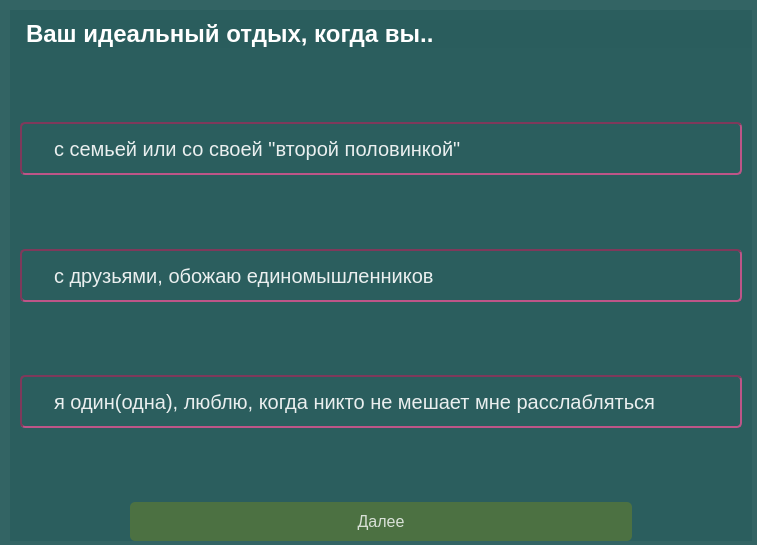
<?xml version="1.0" encoding="UTF-8"?>
<ui version="4.0">
 <class>Step_1_of_10</class>
 <widget class="QWidget" name="Step_1_of_10">
  <property name="geometry">
   <rect>
    <x>0</x>
    <y>0</y>
    <width>757</width>
    <height>545</height>
   </rect>
  </property>
  <property name="windowTitle">
   <string>Form</string>
  </property>
  <property name="styleSheet">
   <string notr="true">background-color: rgba(41, 92, 92, 200)</string>
  </property>
  <widget class="QWidget" name="gridLayoutWidget">
   <property name="geometry">
    <rect>
     <x>10</x>
     <y>10</y>
     <width>742</width>
     <height>531</height>
    </rect>
   </property>
   <layout class="QGridLayout" name="gridLayout">
    <item row="6" column="0">
     <widget class="QRadioButton" name="autmn_spirng">
      <property name="styleSheet">
       <string notr="true">QRadioButton {
background-color: rgba(0,0, 0, 0);
border: 2px solid rgba(127, 57, 91, 255);
border-style: inset;
border-radius: 5px;
padding: 12px;
font-size: 15pt;
color: rgba(255, 255, 255, 230);
margin-left: 10px;
margin-right: 10px;
}

QRadioButton:hover {
background-color: qconicalgradient(cx:0.431909, cy:1, angle:270.1, stop:0 rgba(0, 0, 0, 255), stop:0.39548 rgba(191, 112, 151, 100));
}</string>
      </property>
      <property name="text">
       <string>я один(одна), люблю, когда никто не мешает мне расслабляться</string>
      </property>
     </widget>
    </item>
    <item row="0" column="0">
     <widget class="QLabel" name="label">
      <property name="styleSheet">
       <string notr="true">QLabel {
font-family: 'Arial' 'Optima';
font: bold;
font-size: 18pt;
color: rgba(255, 255, 255, 255);
margin-left: 10px;
margin-top: 10 px;
}</string>
      </property>
      <property name="text">
       <string>Ваш идеальный отдых, когда вы..</string>
      </property>
     </widget>
    </item>
    <item row="4" column="0">
     <widget class="QRadioButton" name="winter">
      <property name="styleSheet">
       <string notr="true">QRadioButton {
background-color: rgba(0,0, 0, 0);
border: 2px solid rgba(127, 57, 91, 255);
border-style: inset;
border-radius: 5px;
padding: 12px;
font-size: 15pt;
color: rgba(255, 255, 255, 230);
margin-left: 10px;
margin-right: 10px;
}

QRadioButton:hover {
background-color: qconicalgradient(cx:0.431909, cy:1, angle:270.1, stop:0 rgba(0, 0, 0, 255), stop:0.39548 rgba(191, 112, 151, 100));
}</string>
      </property>
      <property name="text">
       <string>с друзьями, обожаю единомышленников</string>
      </property>
     </widget>
    </item>
    <item row="5" column="0">
     <spacer name="verticalSpacer_3">
      <property name="orientation">
       <enum>Qt::Vertical</enum>
      </property>
      <property name="sizeHint" stdset="0">
       <size>
        <width>20</width>
        <height>40</height>
       </size>
      </property>
     </spacer>
    </item>
    <item row="8" column="0">
     <widget class="QPushButton" name="pushButton">
      <property name="styleSheet">
       <string notr="true">QPushButton {
background-color: rgba(127, 143, 24, 100);
border-radius: 5px;
padding: 10px;
font-size: 12pt;
color: rgba(255, 255, 255, 200);
margin-left: 120px;
margin-right: 120px;
}
QPushButton:hover {
background-color: rgba(127, 143, 24, 200);
}</string>
      </property>
      <property name="text">
       <string>Далее</string>
      </property>
     </widget>
    </item>
    <item row="2" column="0">
     <widget class="QRadioButton" name="summer">
      <property name="styleSheet">
       <string notr="true">QRadioButton {
background-color: rgba(0,0, 0, 0);
border: 2px solid rgba(127, 57, 91, 255);
border-style: inset;
border-radius: 5px;
padding: 12px;
font-size: 15pt;
color: rgba(255, 255, 255, 230);
margin-left: 10px;
margin-right: 10px;
}

QRadioButton:hover {
background-color: qconicalgradient(cx:0.431909, cy:1, angle:270.1, stop:0 rgba(0, 0, 0, 255), stop:0.39548 rgba(191, 112, 151, 100));
}</string>
      </property>
      <property name="text">
       <string>с семьей или со своей &quot;второй половинкой&quot;</string>
      </property>
     </widget>
    </item>
    <item row="3" column="0">
     <spacer name="verticalSpacer_2">
      <property name="orientation">
       <enum>Qt::Vertical</enum>
      </property>
      <property name="sizeHint" stdset="0">
       <size>
        <width>20</width>
        <height>40</height>
       </size>
      </property>
     </spacer>
    </item>
    <item row="1" column="0">
     <spacer name="verticalSpacer">
      <property name="orientation">
       <enum>Qt::Vertical</enum>
      </property>
      <property name="sizeHint" stdset="0">
       <size>
        <width>20</width>
        <height>40</height>
       </size>
      </property>
     </spacer>
    </item>
    <item row="7" column="0">
     <spacer name="verticalSpacer_4">
      <property name="orientation">
       <enum>Qt::Vertical</enum>
      </property>
      <property name="sizeHint" stdset="0">
       <size>
        <width>20</width>
        <height>40</height>
       </size>
      </property>
     </spacer>
    </item>
   </layout>
  </widget>
 </widget>
 <resources/>
 <connections/>
</ui>
